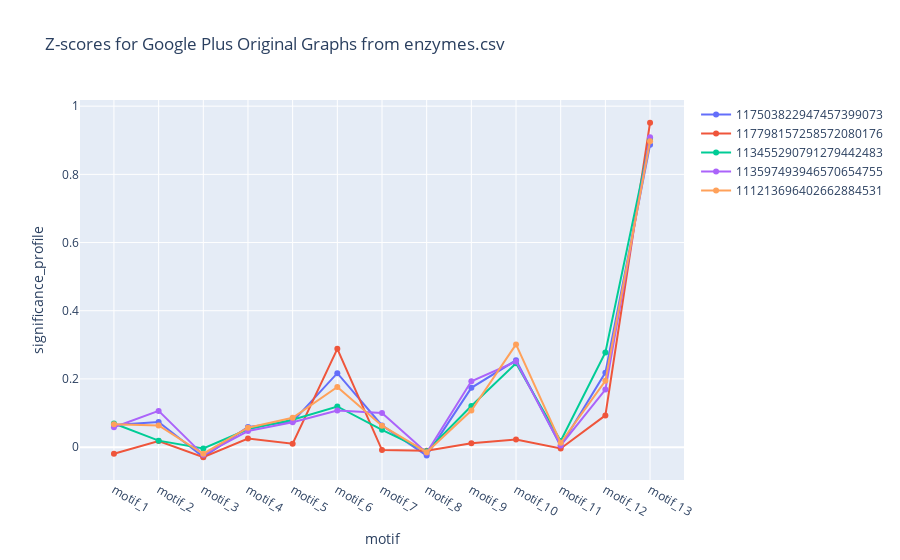

Notebook source saved alongside this figure:
### Markdown cell above
### Google+ Original Egonets

### Code cell
# Plot only the original graphs
plot_line_chart(
    motif_gplus_samples[~motif_gplus_samples["graph_name"].str.contains("sample")],
    f"Z-scores for Google Plus Original Graphs from {file_name}",
    "motif",
    "significance_profile",
)

### Figure 1 — Plotly figure (JSON) as saved in the notebook; plotly's stock layout.template omitted (floating-point values rounded to 4 significant figures)
{"data": [{"mode": "lines+markers", "name": "117503822947457399073", "type": "scatter", "x": ["motif_1", "motif_2", "motif_3", "motif_4", "motif_5", "motif_6", "motif_7", "motif_8", "motif_9", "motif_10", "motif_11", "motif_12", "motif_13"], "y": [0.06486, 0.07353, -0.0293, 0.05885, 0.07482, 0.2168, 0.06376, -0.02466, 0.1738, 0.2547, 0.003254, 0.2185, 0.8865]}, {"mode": "lines+markers", "name": "117798157258572080176", "type": "scatter", "x": ["motif_1", "motif_2", "motif_3", "motif_4", "motif_5", "motif_6", "motif_7", "motif_8", "motif_9", "motif_10", "motif_11", "motif_12", "motif_13"], "y": [-0.0192, 0.01799, -0.02969, 0.02519, 0.01018, 0.2883, -0.008532, -0.01091, 0.01153, 0.02251, -0.004004, 0.09308, 0.9514]}, {"mode": "lines+markers", "name": "113455290791279442483", "type": "scatter", "x": ["motif_1", "motif_2", "motif_3", "motif_4", "motif_5", "motif_6", "motif_7", "motif_8", "motif_9", "motif_10", "motif_11", "motif_12", "motif_13"], "y": [0.06929, 0.01906, -0.003948, 0.05248, 0.0803, 0.1192, 0.05067, -0.01205, 0.1205, 0.246, 0.01787, 0.2777, 0.9035]}, {"mode": "lines+markers", "name": "113597493946570654755", "type": "scatter", "x": ["motif_1", "motif_2", "motif_3", "motif_4", "motif_5", "motif_6", "motif_7", "motif_8", "motif_9", "motif_10", "motif_11", "motif_12", "motif_13"], "y": [0.05846, 0.1062, -0.02269, 0.0472, 0.07307, 0.1072, 0.1003, -0.0165, 0.1932, 0.2512, 0.005029, 0.1687, 0.9091]}, {"mode": "lines+markers", "name": "111213696402662884531", "type": "scatter", "x": ["motif_1", "motif_2", "motif_3", "motif_4", "motif_5", "motif_6", "motif_7", "motif_8", "motif_9", "motif_10", "motif_11", "motif_12", "motif_13"], "y": [0.06719, 0.06373, -0.01938, 0.05685, 0.08595, 0.1763, 0.06302, -0.01491, 0.1073, 0.3012, 0.01282, 0.1943, 0.8972]}], "layout": {"title": {"text": "Z-scores for Google Plus Original Graphs from enzymes.csv"}, "xaxis": {"title": {"text": "motif"}}, "yaxis": {"title": {"text": "significance_profile"}}}}
